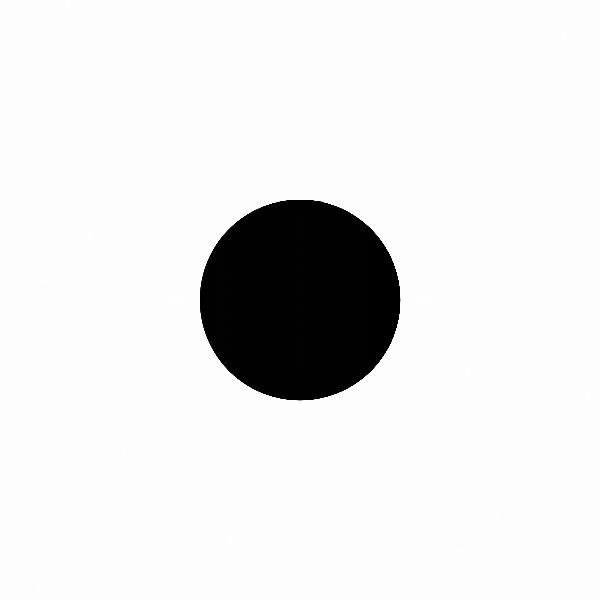
Frame 1 (no input)
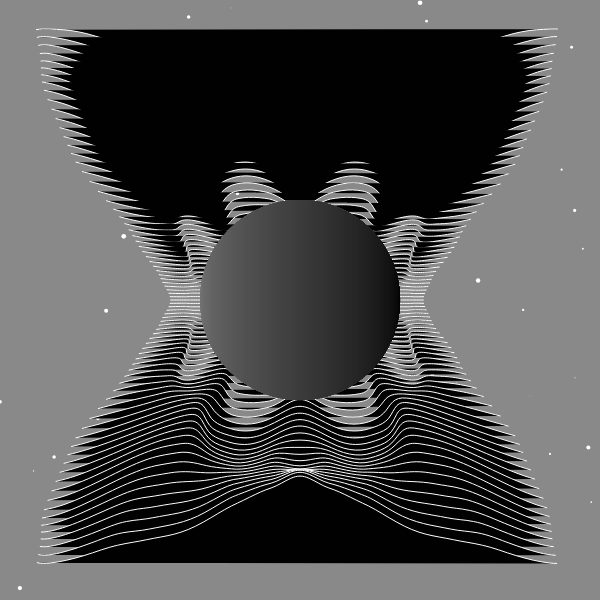
Frame 60 (no input)
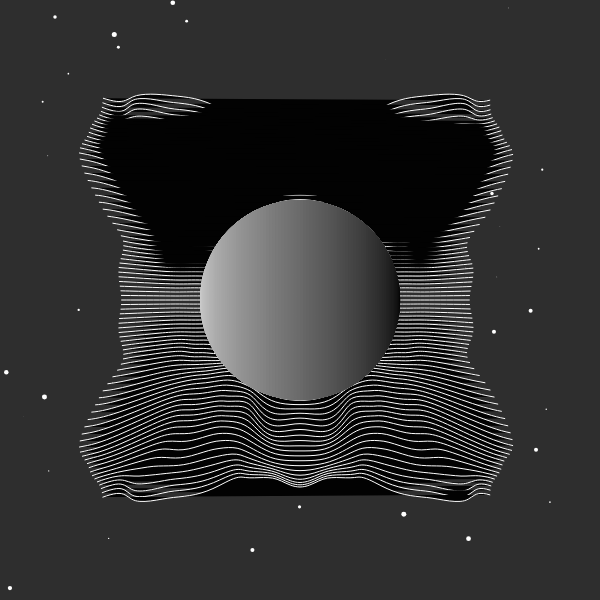
Frame 120 (the mouse pressed at the canvas centre since frame 60)

The p5.js sketch that drew these frames (run headless with seeded random() and noise() and a simulated clock; from frame 60 on, the mouse is pressed at the canvas centre):

// p5.js sketch
// ── sketch.js
let t;
let col1, col2;
let stars = [];

function setup() {
	createCanvas(600, 600);
	noFill();
	t = random(10);
	for (let i = 0; i < 50; i++) {
		stars[i] = new Star(random(-width/2, width/2), random(-height/2, height/2), random(10), random(5));
	}
}

function draw() {
	let colorFactor = abs(sin(frameCount * 0.008)) * 255
	col1 = color(colorFactor);
	col2 = color(0);
	background(255 - colorFactor);
	stroke(255);
	translate(width/2, height/2);
	

	stars.forEach((s) => {
		s.display();
		s.update();
	});
	strokeWeight(1);
	for (let j = -height * 2/3; j < height * 2/3; j+=10) {
		beginShape();
		for (let i = -width * 2/3; i < width * 2/3; i+=10) {
			let x = i * noise(i * 0.002, j * 0.002, t);
			let y = j * noise(i * 0.002, j * 0.002, t);
			curveVertex(x, y);
		}
		endShape();
	}
	noStroke();
	gridCircle(0, 0, 200, col1, col2);
	t+=0.01;
}

function gridCircle(x, y, d, from, to) {
	let c = 100;
	for (let i = 0; i < c; i++) {
		let col = lerpColor(from, to, i/c);
		let a = lerp(PI, 0, i/c);
		fill(col);
		arc(x, y, d, d, -a, a, CHORD);
	}
}

class Star {
	constructor(x, y, v, s) {
		this.x = x;
		this.y = y;
		this.v = v;
		this.s = s;
	}

	display() {
		strokeWeight(this.s);
		point(this.x, this.y);
	}

	update() {
		this.x += this.v;
		if (this.x > width/2) {
			this.x = -width/2;
		}
	}
}
